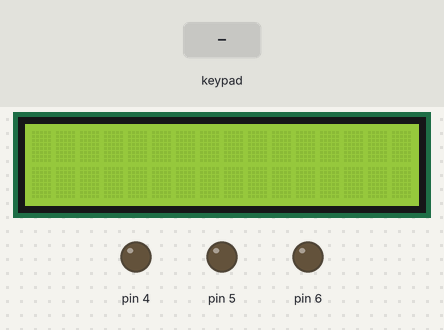
This sketch was run on a simulated Arduino Uno, built with avr-gcc and run on an emulated ATmega328P. On the bench: 16×2 character LCD, output pins drawn as LEDs (lit = HIGH). Inputs (shaded band) come from the test bench.

Above: at 1.2 s.
1.3 s: keypad keys * * * * A pressed 0.4 s apart
At 4.3 s:
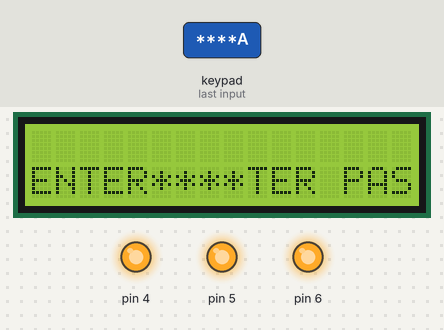
5.3 s: key 'D' pressed
At 6.3 s:
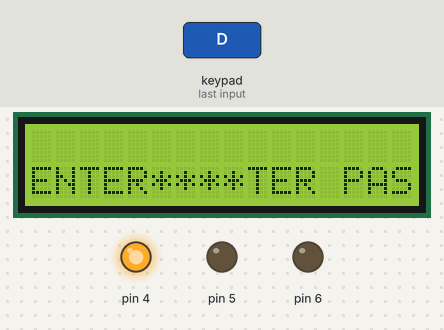
6.8 s: key '1' pressed
At 8.4 s:
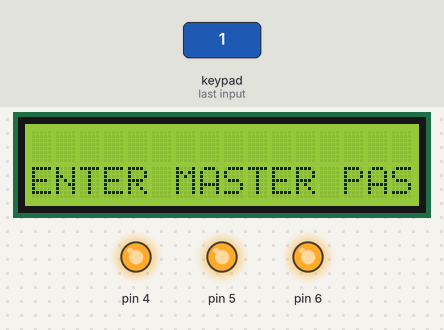
9.3 s: key 'A' pressed
At 10.5 s:
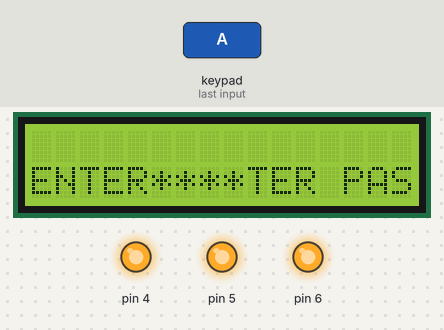
10.8 s: key '2' pressed
At 12.4 s:
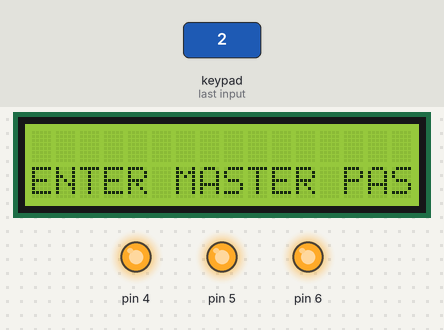
Timing chart, 0 to 13.9 s (numbered marks = the images above; inputs shaded):
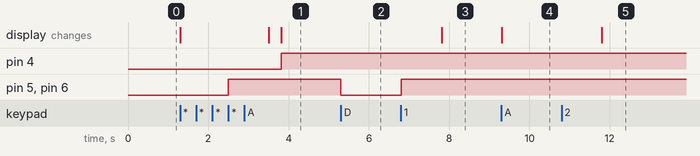

The sketch:

code.ino
```cpp
//Library for controlling LCDs
#include<LiquidCrystal.h>

//Allows reading keypad button pushes
#include<Keypad.h>

//Creating an object for library LiquidCrystal
LiquidCrystal lcd(13, 11, 10, 9, 8, 7);

//declaring number of rows and columns in keypad used
const byte rows=4;
const byte cols=4;
//const-Variable qualifier which modify the behaviour of a variable
//byte-Stores an 8 bit unsigned number

//Design of used keypad
char mapkeys[rows][cols]={
  {'1','2','3','A'},
  {'4','5','6','B'},
  {'7','8','9','C'},
  {'*','0','#','D'}
};
//char-stores alpha numeric constants

//Declaring pin numbers of arduino connected to rows and columns of keypad
byte rowpins[rows]={3,2,1,0};
byte colpins[cols]={A0,A1,A2,A3};

//Assigning all the parameters of keypad with keypad library
Keypad mykeypad=Keypad(makeKeymap(mapkeys),rowpins,colpins,rows,cols);

//no-counts how many time wrong password is entered
//int-stores an integer value
int no=0;


void setup()
{
 //use begin function to activate LCD
  lcd.begin(16,2);

  //declaring mode of a pin connected to LED and BUZZER
  pinMode(6, OUTPUT);
  pinMode(5, OUTPUT);
  pinMode(4, OUTPUT);

}

void loop()
{
  //if some key is pressed then it will be stored in a variable keypressed
  char keypressed=mykeypad.getKey();


  if(keypressed!=NO_KEY)
  {
  if(keypressed=='A')
  {
    //if the password entered is 'A' then door will open and green LED will turn ON
    digitalWrite(4,HIGH);

   //If the password is correct then LCD will display asteric('*')

    lcd.setCursor(5,1);
    lcd.print("****");
  }
  //For three unsuccssesful attempt red LED will blink once
  else if(keypressed!='A' && (no==0))
  {
    digitalWrite(5,HIGH);
    digitalWrite(5,LOW);
    no=1;

    lcd.setCursor(0,1);
    lcd.print("WRONG PASSWORD");
    delay(2);
  }
  else if(keypressed!='A' && (no==1))
  {
    digitalWrite(5,HIGH);
    digitalWrite(5,LOW);
    no=2;

    lcd.setCursor(0,1);
    lcd.print("WRONG PASSWORD");
    delay(2);
  }
  else if(keypressed!='A'&& (no==2))
  {
    digitalWrite(5,HIGH);
    digitalWrite(5,LOW);
    no=3;

    lcd.setCursor(0,1);
    lcd.print("WRONG PASSWORD");
    delay(2);
  }
 //For the fourth unsuccessesful attempt buzzer will turn ON along with red LED blinking
  else if(keypressed!='A' && (no=3))
  {
   //To stop the BUZZER sound and blinking of red LED enter MASTER password 'D'
    if(keypressed=='D')
    {
      digitalWrite(6,LOW);
      digitalWrite(5,LOW);
    }
    else
    {
      digitalWrite(6,HIGH);
      digitalWrite(5,HIGH);
      delay(1000);

      lcd.setCursor(0,1);
      lcd.print("ENTER MASTER PASSWORD");
      delay(288);
    }
  }

  }

}
```

Measured:
- after the input at 1.3 s, pin 4: LOW → HIGH after 2.5 s; pin 5, pin 6: LOW → HIGH after 1.2 s; the display: first changes at once (image 1 shows a later state)
- after the input at 5.3 s, pin 5, pin 6: HIGH → LOW at once
- after the input at 6.8 s, pin 5, pin 6: LOW → HIGH at once; the display: changes after 1.0 s (image 3)
- after the input at 9.3 s, the display: changes at once (image 4)
- after the input at 10.8 s, the display: changes after 1.0 s (image 5)
